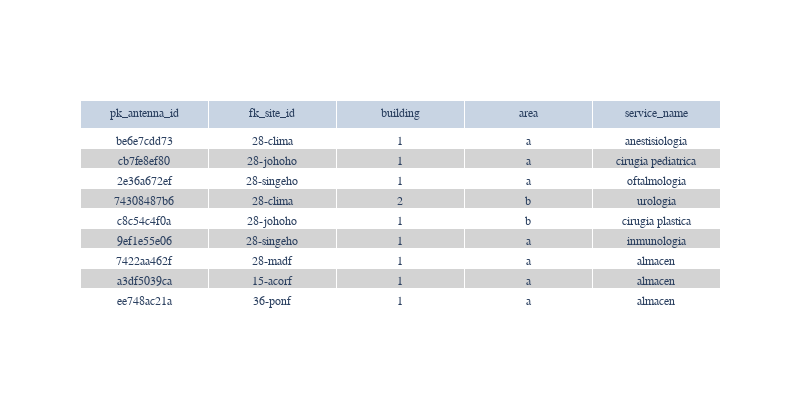

Source (notebook cell):
### Code cell
fig = go.Figure(data=[go.Table(header=dict(values=['pk_antenna_id', 'fk_site_id', 'building', 'area', 'service_name']),
                 cells=dict(values=[['be6e7cdd73', 'cb7fe8ef80', '2e36a672ef', '74308487b6', 'c8c54c4f0a', '9ef1e55e06', '7422aa462f', 'a3df5039ca', 'ee748ac21a'],
                                     ['28-clima', '28-johoho', '28-singeho', '28-clima', '28-johoho', '28-singeho', '28-madf', '15-acorf', '36-ponf'],
                                     [1, 1, 1, 2, 1, 1, 1, 1, 1],
                                     ['a', 'a', 'a', 'b', 'b', 'a', 'a', 'a', 'a'],
                                     ['anestisiologia', 'cirugia pediatrica', 'oftalmologia', 'urologia', 'cirugia plastica', 'inmunologia', 'almacen', 'almacen', 'almacen']],
                                     
                            fill_color = [['white','lightgrey']*9],
                            align = 'center',))
                     ])

fig.update_layout(
    font_family="Calibri",
    title_font_family="Calibri"
)
fig.update_layout(width=800, height=400)
fig.show()

### Figure 1 — Plotly figure (JSON) as saved in the notebook; plotly's stock layout.template omitted (floating-point values rounded to 4 significant figures)
{"data": [{"cells": {"align": "center", "fill": {"color": [["white", "lightgrey", "white", "lightgrey", "white", "lightgrey", "white", "lightgrey", "white", "lightgrey", "white", "lightgrey", "white", "lightgrey", "white", "lightgrey", "white", "lightgrey"]]}, "values": [["be6e7cdd73", "cb7fe8ef80", "2e36a672ef", "74308487b6", "c8c54c4f0a", "9ef1e55e06", "7422aa462f", "a3df5039ca", "ee748ac21a"], ["28-clima", "28-johoho", "28-singeho", "28-clima", "28-johoho", "28-singeho", "28-madf", "15-acorf", "36-ponf"], [1, 1, 1, 2, 1, 1, 1, 1, 1], ["a", "a", "a", "b", "b", "a", "a", "a", "a"], ["anestisiologia", "cirugia pediatrica", "oftalmologia", "urologia", "cirugia plastica", "inmunologia", "almacen", "almacen", "almacen"]]}, "header": {"values": ["pk_antenna_id", "fk_site_id", "building", "area", "service_name"]}, "type": "table"}], "layout": {"font": {"family": "Calibri"}, "height": 400, "title": {"font": {"family": "Calibri"}}, "width": 800}}
